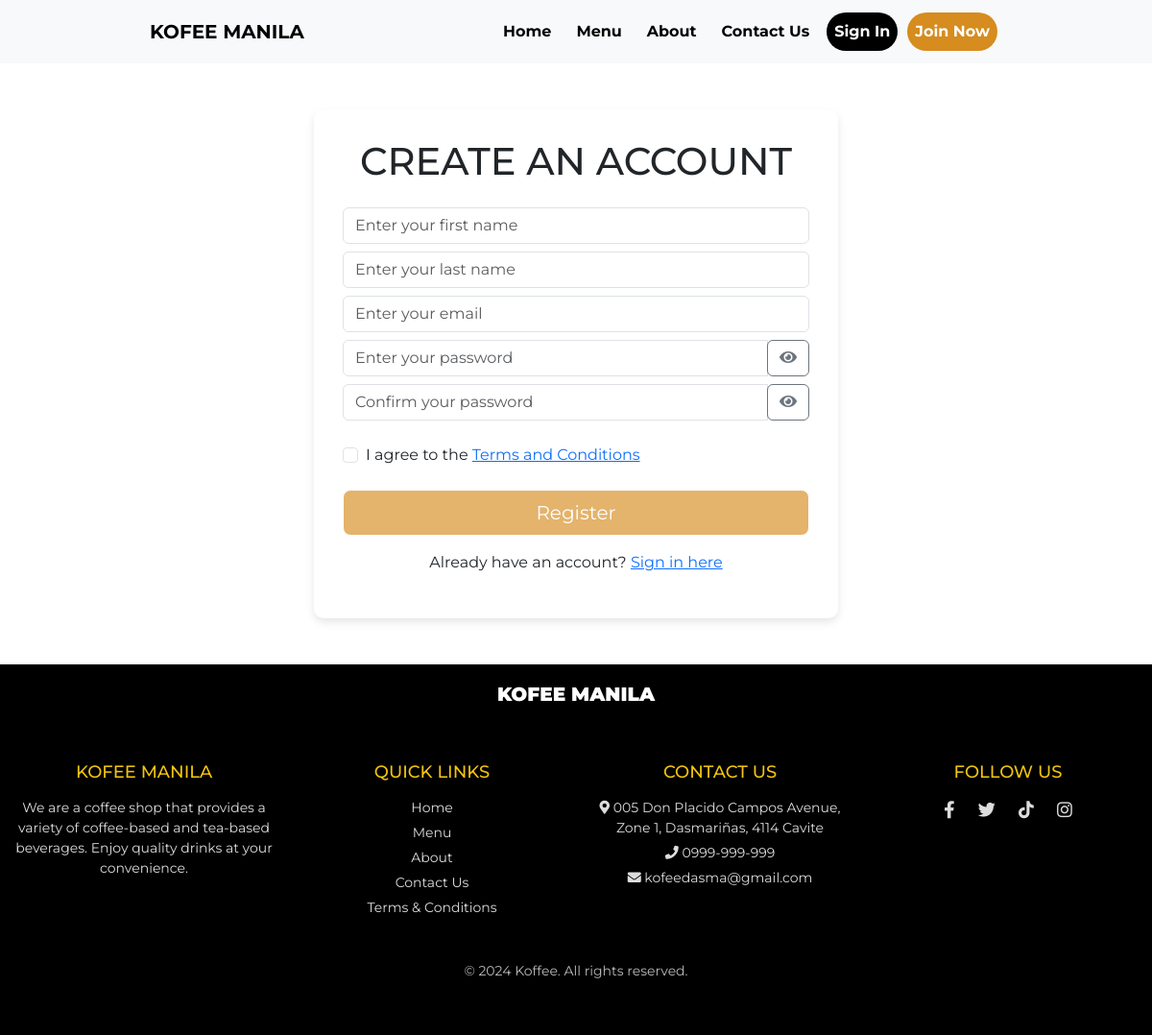
/register.php, run on the app's committed database.
### tables this page shows
CREATE TABLE `content_management` (
  `id` int(11) NOT NULL,
  `banner` longtext NOT NULL,
  `description` longtext NOT NULL,
  `about` longtext NOT NULL,
  `gcash` longtext NOT NULL,
  `phone` varchar(255) NOT NULL,
  `email` varchar(255) NOT NULL,
  `address` longtext NOT NULL,
  `terms_and_condition` longtext NOT NULL
);

### register.php (the view, shortened to what this page needs)
<!DOCTYPE html>
<html lang="en">
<head>
  <link href="libs/bootstrap.min.css" rel="stylesheet" />
  <link href="https://cdnjs.cloudflare.com/ajax/libs/font-awesome/5.15.3/css/all.min.css" rel="stylesheet" />
</head>
<body>
  <?php include "includes/navbar.php"; ?>
  <div class="main-content">
    <section class="py-5">
      <div class="container">
        <div class="row justify-content-center">
          <div class="col-md-6">
            <div class="container-shadow">
              <h1 class="text-center mb-4">CREATE AN ACCOUNT</h1>
              <form id="registerForm">
                <div class="form-group mb-2">
                  <input type="text" class="form-control" id="rfirstname" placeholder="Enter your first name" required />
                </div>
                <div class="form-group mb-2">
                  <input type="text" class="form-control" id="rlastname" placeholder="Enter your last name" required />
                </div>
                <div class="form-group mb-2">
                  <input type="email" class="form-control" id="remail" placeholder="Enter your email" required />
                </div>
                <div class="form-group mb-2">
                  <div class="input-group">
                    <input type="password" class="form-control" id="rpassword"
                      placeholder="Enter your password" required />
                    <div class="input-group-append">
                      <button style="z-index: 1;" class="btn btn-outline-secondary" type="button"
                        onclick="togglePasswordVisibility('password')">
                        <i class="fas fa-eye"></i>
                      </button>
                    </div>
                  </div>
                </div>
                <div class="form-group mb-2">
                  <div class="input-group">
                    <input type="password" class="form-control" id="confirm_password"
                      placeholder="Confirm your password" required />
                    <div class="input-group-append">
                      <button style="z-index: 1;" class="btn btn-outline-secondary" type="button"
                        onclick="togglePasswordVisibility('confirm_password')">
                        <i class="fas fa-eye"></i>
                      </button>
                    </div>
                  </div>
                </div>
                <div class="form-check mt-4 mb-4">
                  <input type="checkbox" class="form-check-input" id="termsCheckbox">
                  <label class="form-check-label" for="termsCheckbox">
                    I agree to the <a href="#" id="showTermsLink">Terms and Conditions</a>
                  </label>
                </div>
                <button id="registerButton" disabled type="submit" style="background-color: #D68C1E; color: #fff;" class="btn btn-lg w-100">
                  Register
                </button>
              </form>
              <p class="text-center mt-3">
                Already have an account? <a href="login.php">Sign in here</a>
              </p>
            </div>
          </div>
        </div>
      </div>
    </section>
  </div>
  <?php include "includes/footer.php"; ?>
</body>
</html>

### includes/footer.php (shortened to what this page needs)
<?php
  include("api/connection.php");
  $getcontact = $conn -> query("SELECT * FROM content_management WHERE id=1");
  $contact = $getcontact -> fetch_assoc();
?>
<footer>
  <p style="font-size: 20px;">
    KOFEE MANILA
  </p>
</footer>
<footer class="footer">
    <div class="footer-container">
        <div class="footer-column">
            <h4>Kofee Manila</h4>
            <p>We are a coffee shop that provides a variety of coffee-based and tea-based beverages. Enjoy quality drinks at your convenience.</p>
        </div>
        <div class="footer-column">
            <h4>Quick Links</h4>
            <ul>
                <li><a href="index.php">Home</a></li>
                <li><a href="menu.php">Menu</a></li>
                <li><a href="about.php">About</a></li>
                <li><a href="contact.php">Contact Us</a></li>
                <li><a href="login.php">Terms & Conditions</a></li>
            </ul>
        </div>
        <div class="footer-column">
            <h4>Contact Us</h4>
            <p><i class="fas fa-map-marker-alt"></i> <?php echo $contact['address']; ?></p>
            <p><i class="fas fa-phone"></i> <?php echo $contact['phone']; ?></p>
            <p><i class="fas fa-envelope"></i> <?php echo $contact['email']; ?></p>
        </div>
        <div class="footer-column">
            <h4>Follow Us</h4>
            <div class="social-icons">
                <a href="https://www.facebook.com/kofeemnldasma"><i class="fab fa-facebook-f"></i></a>
                <a href="#"><i class="fab fa-twitter"></i></a>
                <a href="https://www.tiktok.com/@kofeemaniladasmabayan"><i class="fab fa-tiktok"></i></a>
                <a href="#"><i class="fab fa-instagram"></i></a>
            </div>
        </div>
    </div>
    <div class="footer-bottom">
        <p>&copy; <?php echo date("Y"); ?> Koffee. All rights reserved.</p>
    </div>
</footer>

### register.php (style rules this page uses)
body { font-family: "Montserrat", sans-serif; display: flex; flex-direction: column; min-height: 100vh; }
.container-shadow { box-shadow: 0 4px 8px rgba(0, 0, 0, 0.1); background-color: #fff; padding: 30px; border-radius: 10px; }
.main-content { flex: 1; }
html { scrollbar-width: thin; scrollbar-color: #888 #f1f1f1; }

### includes/navbar.php (style rules this page uses)
html { scrollbar-width: thin; scrollbar-color: #888 #f1f1f1; }
body { font-family: "Montserrat", sans-serif; }

### includes/footer.php (style rules this page uses)
footer { bottom: 0; width: 100%; text-align: center; padding: 1rem; background-color: #000; }
footer > p { margin: 0; color: #fff; font-size: 100px; font-weight: 1000; }
.footer { background-color: black; color: #fff; padding: 40px 0; text-align: center; }
.footer-container { display: flex; flex-wrap: wrap; justify-content: space-around; max-width: 1200px; margin: 0 auto; }
.footer-column { flex-basis: 23%; margin-bottom: 20px; }
.footer-column h4 { font-size: 18px; margin-bottom: 15px; text-transform: uppercase; color: #f1c40f; }
.footer-column p, .footer-column ul, .footer-column li { margin: 5px 0; font-size: 14px; color: #ddd; }
.footer-column ul { list-style: none; padding: 0; }
.footer-column ul li { margin: 5px 0; }
.footer-column ul li a { color: #ddd; text-decoration: none; transition: color 0.3s ease; }
.footer-bottom { margin-top: 20px; font-size: 14px; color: #bbb; }
.social-icons { margin-top: 15px; }
.social-icons a { color: #ddd; font-size: 18px; margin: 0 10px; transition: color 0.3s ease; }

### data on the page
content_management: address "005 Don Placido Campos Avenue, Zone 1, Dasmariñas, 4114 Cavite", phone "0999-999-999", email "kofeedasma@gmail.com"
